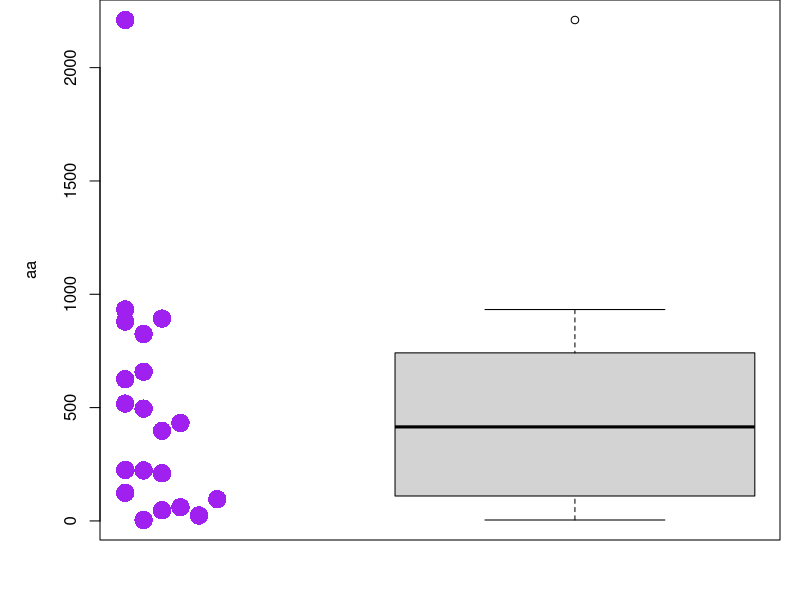
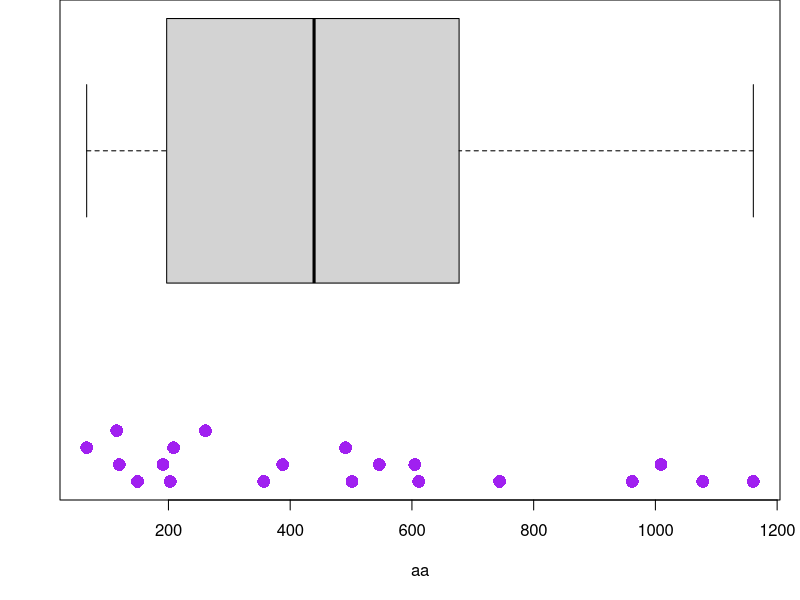

The R script that drew these images, in order:
## fancy bp

bp <- function(x,ylab,...){
  par=list(...)
  horizontal = FALSE
  if(!is.null(par$horizontal)){
    horizontal = par$horizontal
  }


  par(mar=c(3,5,0.1,1))

  if(horizontal){
    par(mar=c(5,3,0,1))
    boxplot(x,xlab=ylab,xlim=c(0.5,1.2),...);
  }else{
    par(mar=c(3,5,0,1))
    boxplot(x,ylab=ylab,xlim=c(0.5,1.2),...);
  }

  x <- sort(x)
  cs = 0.02
  while(TRUE){
    slots = floor(.25 / (2*cs))
    l = min(x)
    h = max(x)
    int = findInterval(x,l + (0:slots)*(h-l)/slots)
    if(max(table(int)) < slots) break
    cs = cs / 5 * 4
  }
  pos = as.numeric(unlist(sapply(table(int),function(x) sample(seq(x),x)))) - 1

  if(horizontal){
    asp.ratio = par("pin")[2]/par("pin")[1]
    xscale = diff(par("usr"))[1]
    cat("aspect ratio: ",asp.ratio,"\n")
    symbols(x,pos*cs*2+0.5,circles=rep(cs*asp.ratio*xscale,length(x)),inches=FALSE,fg=NA,bg="purple",add=TRUE)
  }else{
    symbols(pos*cs*2+0.5,x,circles=rep(cs,length(x)),inches=FALSE,fg=NA,bg="purple",add=TRUE)
  }

  #segments(0,x,0.6,x,lwd=2,col=rgb(160/255,32/255,240/255,128/255))
}

bp(rnorm(20,20,10)^2,"aa")

bp(rnorm(20,20,10)^2,"aa",horizontal=TRUE)

x = rnorm(20,20,10)^2
ylab = "tempo"

f <- function(x,...){
  pars=list(...)
  if(is.null(pars$Horizontal)){
    cat("Vertical\n")
  }else{
    cat("Horizontal:",pars$Horizontal,"\n")
  }
}
f(1)
f(1,Horizontal=TRUE)
f(1,Horizontal=FALSE)
